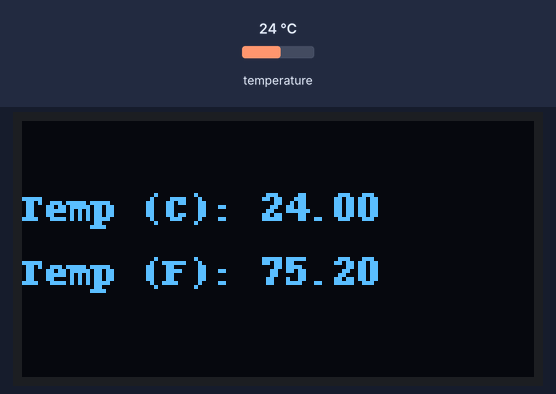
A program run on a simulated Raspberry Pi (BCM pin numbers). Shown: 128×64 one-colour display. The inputs (shaded band) are chosen by the test bench; at power-on: temperature 24 °C.

Above: at 1.4 s.
1.5 s: temperature set to 12 °C
At 2.8 s:
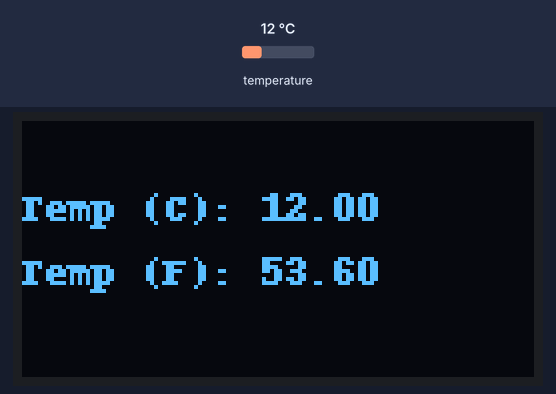
4.2 s: temperature set to 19 °C
At 5.2 s:
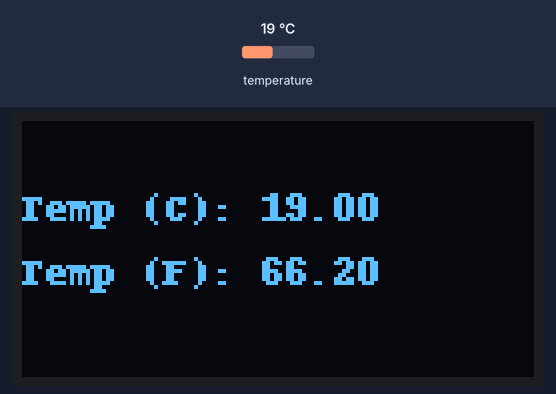
6.9 s: temperature set to 28 °C
At 8.7 s:
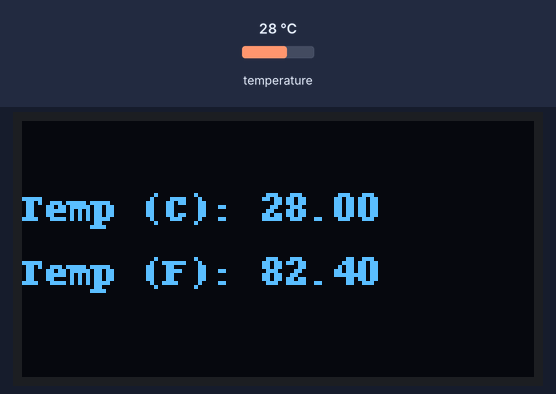
Timing chart, 0 to 10.2 s (numbered marks = the images above; inputs shaded):
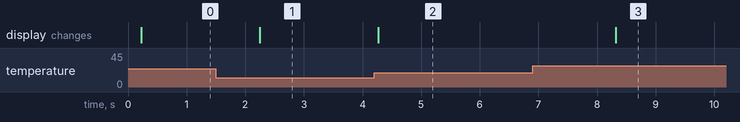

Measured:
- after the input at 1.5 s, the display: changes after 0.75 s (image 1)
- after the input at 4.2 s, the display: changes after 0.07 s (image 2)
- after the input at 6.9 s, the display: changes after 1.4 s (image 3)

The program:

09-spi-oled-temperature.py
```python
import spidev
import lgpio
import time
from PIL import Image, ImageDraw, ImageFont
import board
import busio
import adafruit_bmp280

class SSD1306:
    def __init__(self, rst_pin, dc_pin, spi_bus=0, spi_device=0, width=128, height=64):
        self.rst_pin = rst_pin
        self.dc_pin = dc_pin
        self.width = width
        self.height = height
        self.spi = spidev.SpiDev()
        self.spi.open(spi_bus, spi_device)
        self.spi.max_speed_hz = 8000000
        self.spi.mode = 0b00
        self.chip = lgpio.gpiochip_open(0)
        lgpio.gpio_claim_output(self.chip, self.dc_pin)
        lgpio.gpio_claim_output(self.chip, self.rst_pin)
        self._reset()
        self._init_display()
        self.buffer = [0x00] * (self.width * self.height // 8)

    def _reset(self):
        lgpio.gpio_write(self.chip, self.rst_pin, 0)
        time.sleep(0.1)
        lgpio.gpio_write(self.chip, self.rst_pin, 1)
        time.sleep(0.1)

    def _write_command(self, cmd):
        lgpio.gpio_write(self.chip, self.dc_pin, 0)
        self.spi.writebytes([cmd])

    def _write_data(self, data):
        lgpio.gpio_write(self.chip, self.dc_pin, 1)
        self.spi.writebytes(data if isinstance(data, list) else [data])

    def _init_display(self):
        cmds = [
            0xAE, 0xD5, 0x80, 0xA8, 0x3F, 0xD3, 0x00, 0x40,
            0x8D, 0x14, 0x20, 0x00, 0xA1, 0xC8, 0xDA, 0x12,
            0x81, 0xCF, 0xD9, 0xF1, 0xDB, 0x40, 0xA4, 0xA6,
            0xAF
        ]
        for cmd in cmds:
            self._write_command(cmd)

    def image(self, image):
        image = image.convert('1')
        pixels = list(image.getdata())
        for page in range(0, self.height // 8):
            for x in range(self.width):
                byte = 0
                for bit in range(8):
                    y = page * 8 + bit
                    byte |= (0x01 << bit) if pixels[y * self.width + x] else 0
                self.buffer[page * self.width + x] = byte

    def show(self):
        for page in range(0, self.height // 8):
            self._write_command(0xB0 + page)
            self._write_command(0x00)
            self._write_command(0x10)
            start = page * self.width
            end = start + self.width
            self._write_data(self.buffer[start:end])

    def clear(self):
        self.buffer = [0x00] * (self.width * self.height // 8)
        self.show()

    def cleanup(self):
        self.clear()
        lgpio.gpiochip_close(self.chip)
        self.spi.close()


def main():
    # OLED SPI Pins (adjust according to your setup)
    RST = 19  # Reset pin
    DC = 16   # Data/Command pin
    BUS = 0
    DEVICE = 0

    disp = SSD1306(rst_pin=RST, dc_pin=DC, spi_bus=BUS, spi_device=DEVICE)
    font = ImageFont.load_default()
    width = disp.width
    height = disp.height

    # BMP280 I2C init
    i2c = busio.I2C(board.SCL, board.SDA)
    bmp = adafruit_bmp280.Adafruit_BMP280_I2C(i2c, address=0x76)

    try:
        while True:
            # Read temperature
            temp_c = bmp.temperature
            temp_f = temp_c * 9 / 5 + 32

            # Create display image
            image = Image.new('1', (width, height))
            draw = ImageDraw.Draw(image)
            draw.rectangle((0, 0, width, height), fill=0)
            draw.text((0, 16), f"Temp (C): {temp_c:.2f}", font=font, fill=255)
            draw.text((0, 32), f"Temp (F): {temp_f:.2f}", font=font, fill=255)

            disp.image(image)
            disp.show()
            time.sleep(2)

    except KeyboardInterrupt:
        print("Exiting. Cleaning up...")
        disp.cleanup()


if __name__ == "__main__":
    main()
```
